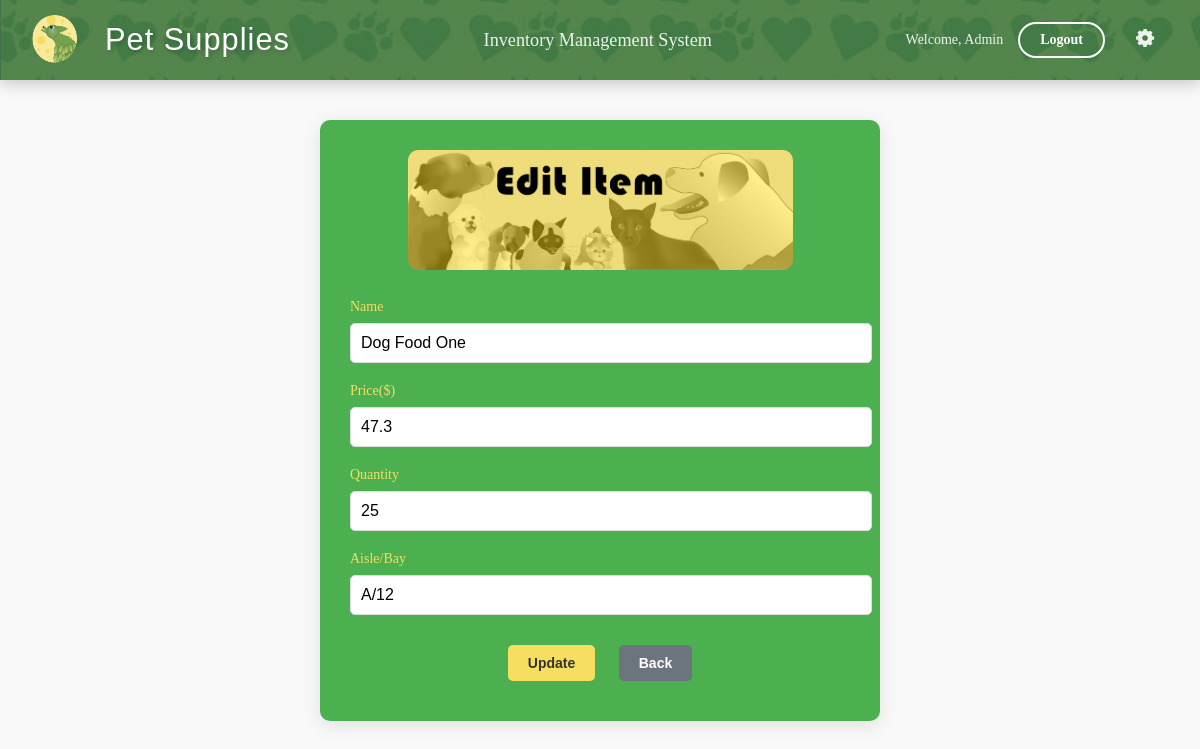
/edit-supply/Dog Food One/ (signed in), run on an earlier commit of the app's database.
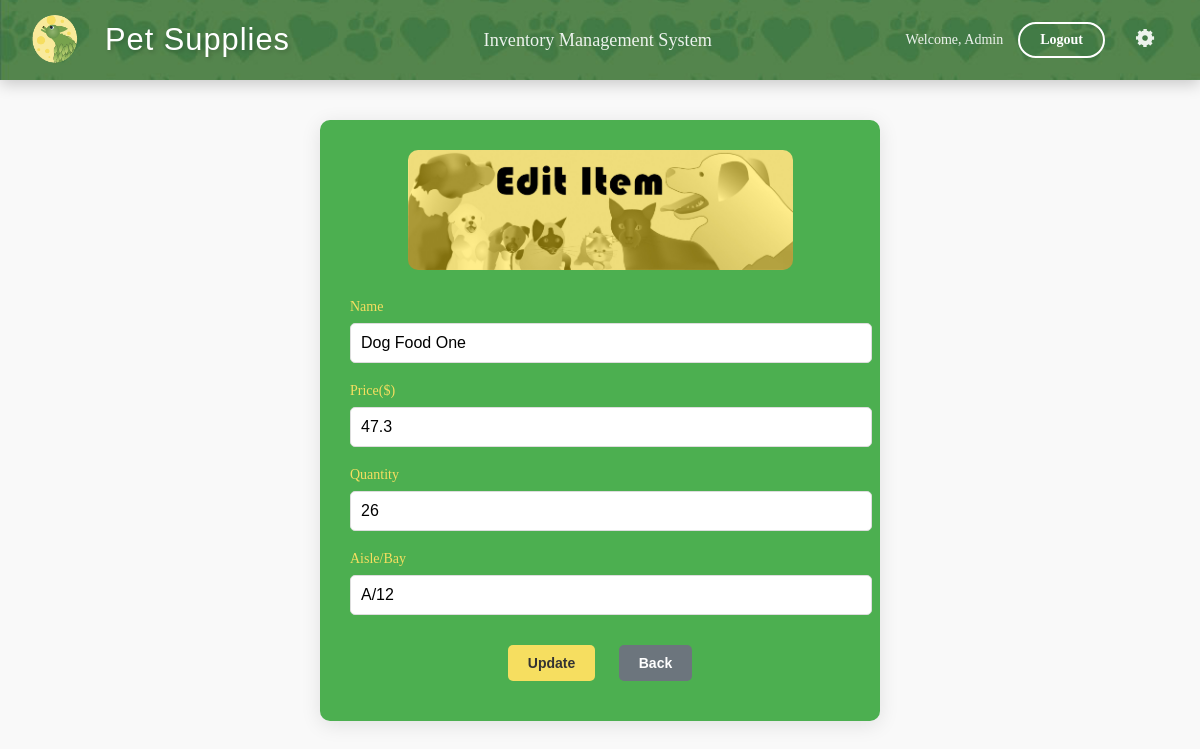
And on a later commit of the database.
### inventory/models.py (models this page shows, shortened)
class Supply(models.Model):
    name = models.CharField(max_length=255, primary_key=True)
    price = models.FloatField()
    quantity = models.IntegerField()
    location = models.CharField(max_length=255)
    reorder_point = models.PositiveIntegerField(default=5)
    deleted = models.BooleanField(default=False)

### inventory/views.py (the view)
# urls.py: path('edit-supply/<str:supply_name>/', views.edit_supply, name='edit_supply'),
@login_required
def edit_supply(request, supply_name):
    supply = get_object_or_404(Supply, name=supply_name)
    if request.method == 'POST':
        old_data = f'{supply.name}, ${supply.price:,.2f}, {supply.quantity}, {supply.location}'
        form = SupplyForm(request.POST, instance=supply)
        if form.is_valid():
            supply = form.save()
            new_data = f'{supply.name}, ${supply.price:,.2f}, {supply.quantity}, {supply.location}'
            AuditLog.objects.create(
                user=request.user,
                action='UPDATE',
                supply=supply,
                changes=f'From {old_data} to {new_data}'
            )
            messages.success(request, 'Supply updated successfully!')
    else:
        form = SupplyForm(instance=supply)
    return render(request, 'inventory/edit_supply.html', {'form': form})

### inventory/forms.py
class SupplyForm(forms.ModelForm):
    class Meta:
        model = Supply
        fields = ['name', 'price', 'quantity', 'location']
        labels = {
            'name': 'Name',
            'price': 'Price($)',
            'quantity': 'Quantity',
            'location': 'Aisle/Bay',
        }
        widgets = {
            'location': forms.TextInput(attrs={'placeholder': 'A/12'}),
        }
    def __init__(self, *args, **kwargs):
        super(SupplyForm, self).__init__(*args, **kwargs)
        self.fields['location'].validators.append(aisle_bay_validator)

### inventory/templates/inventory/edit_supply.html (shortened to what this page needs)
{% extends 'inventory/base.html' %}
{% load static %}
{% block content %}
<div class="form-container">
    <div class="login-form">
        <center>
            <img src="{% static 'icons/BannerYE.jpg' %}" alt="edit_banner" class="login-image">
        </center>
        <form method="POST">
            {% for field in form %}
            <div class="form-group">
                <label for="{{ field.id_for_label }}">{{ field.label }}</label>
                {{ field }}
            </div>
            {% endfor %}
            <center>
                <button type="submit">Update</button>
                <a href="{% url 'index' %}">
                    <button type="button" class="back-button">Back</button>
                </a>
            </center>
        </form>
    </div>
</div>
{% endblock %}

What changed in the data, as far as the page shows it:
changed Supply "Dog Food One": quantity "25" → "26"
